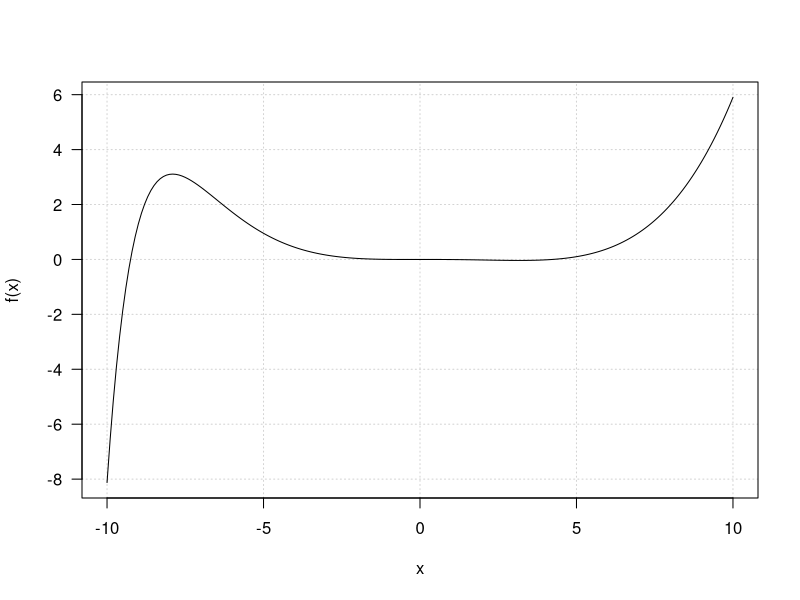

Write R code to recreate this figure. (Note: this script raises an error after producing the figure.)
## ---- chunk 1
#| echo: false
#| fig-width: 8
#| fig-height: 6
#| fig-align: center
#| fig-cap-location: margin
#| fig-cap: "The function $f(x)$ changes at different rates for different values of $x$"

x <- seq(-10, 10, 0.1)
y <- (1*x^4 - 4*x^3 - x^2 - exp(-x))/1000

plot(x,y, type="l", ylab="f(x)", las = 1, panel.first = grid())

## ---- chunk 2
#| label: diff-01
#| echo: false
#| out-width: 8in
#| out-height: 5in
#| fig-align: center
#| fig-cap-location: margin
#| fig-cap: "The average rate of change of $f(x)$ with respect to $x$ over $[a, b]$ is equal to the slope of the secant line (in black)"

knitr::include_graphics("figures/precourse/math-differentiation-01.png")

## ---- chunk 3
#| label: diff-avg-rate
#| echo: false
#| fig-width: 8
#| fig-height: 6
#| fig-align: center
#| fig-cap-location: margin
#| fig-cap: "Example function $f(x) = x^2$"

x <- seq(-5, 5, 0.1)
y <- x^2

plot(x,y, type="l", las=1, ylab="f(x)")

## ---- chunk 4
#| label: diff-02
#| echo: false
#| fig-dpi: 300
#| out-width: 8in
#| out-height: 5in
#| fig-align: center
#| fig-cap-location: margin
#| fig-cap: "The average rate of change of $f(x)$ with respect to $x$ over $[a, b]$ is equal to the slope of the secant line (in black)"

knitr::include_graphics("figures/precourse/math-differentiation-02.png")

